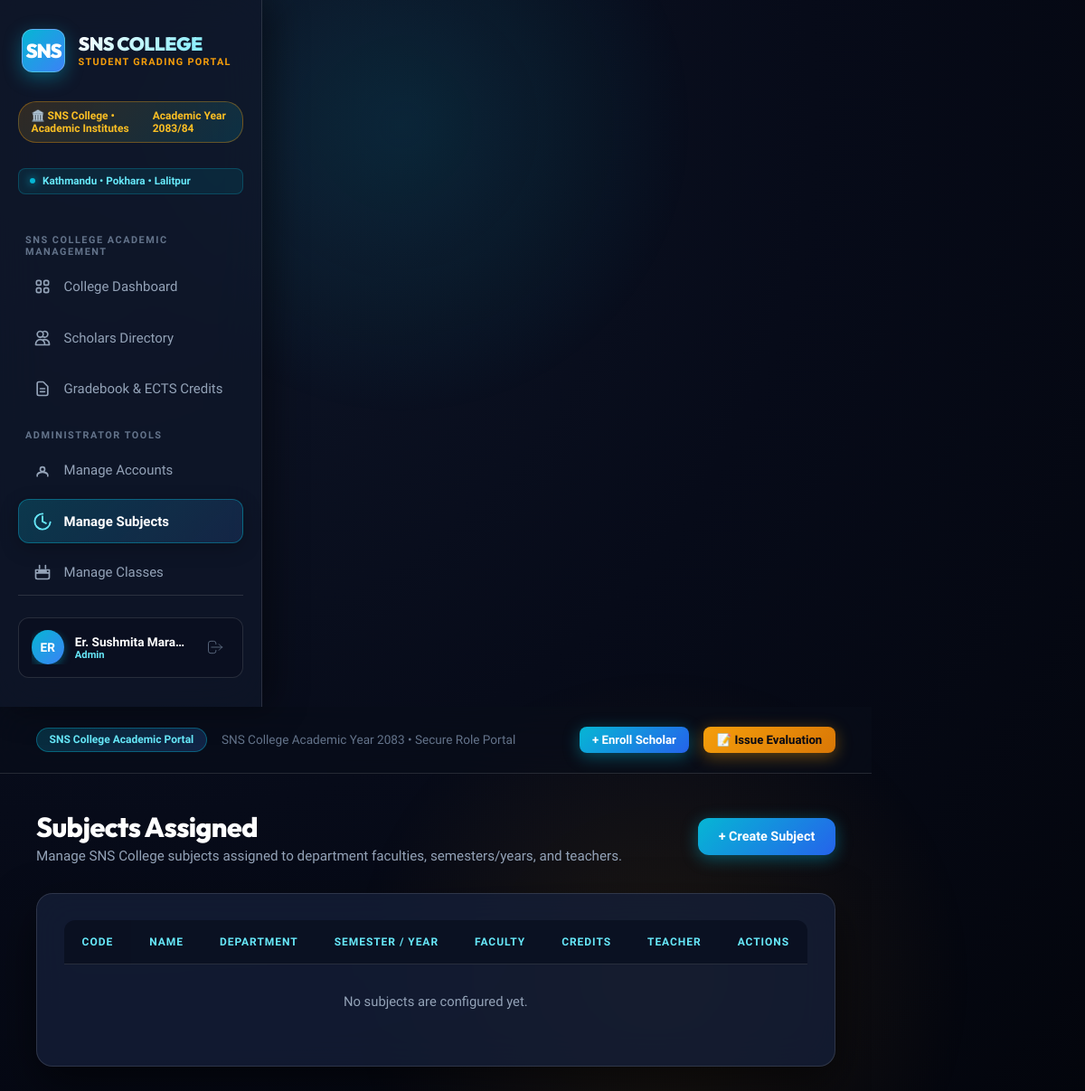
Before: /admin/manage-subjects (signed in) with the older database file.
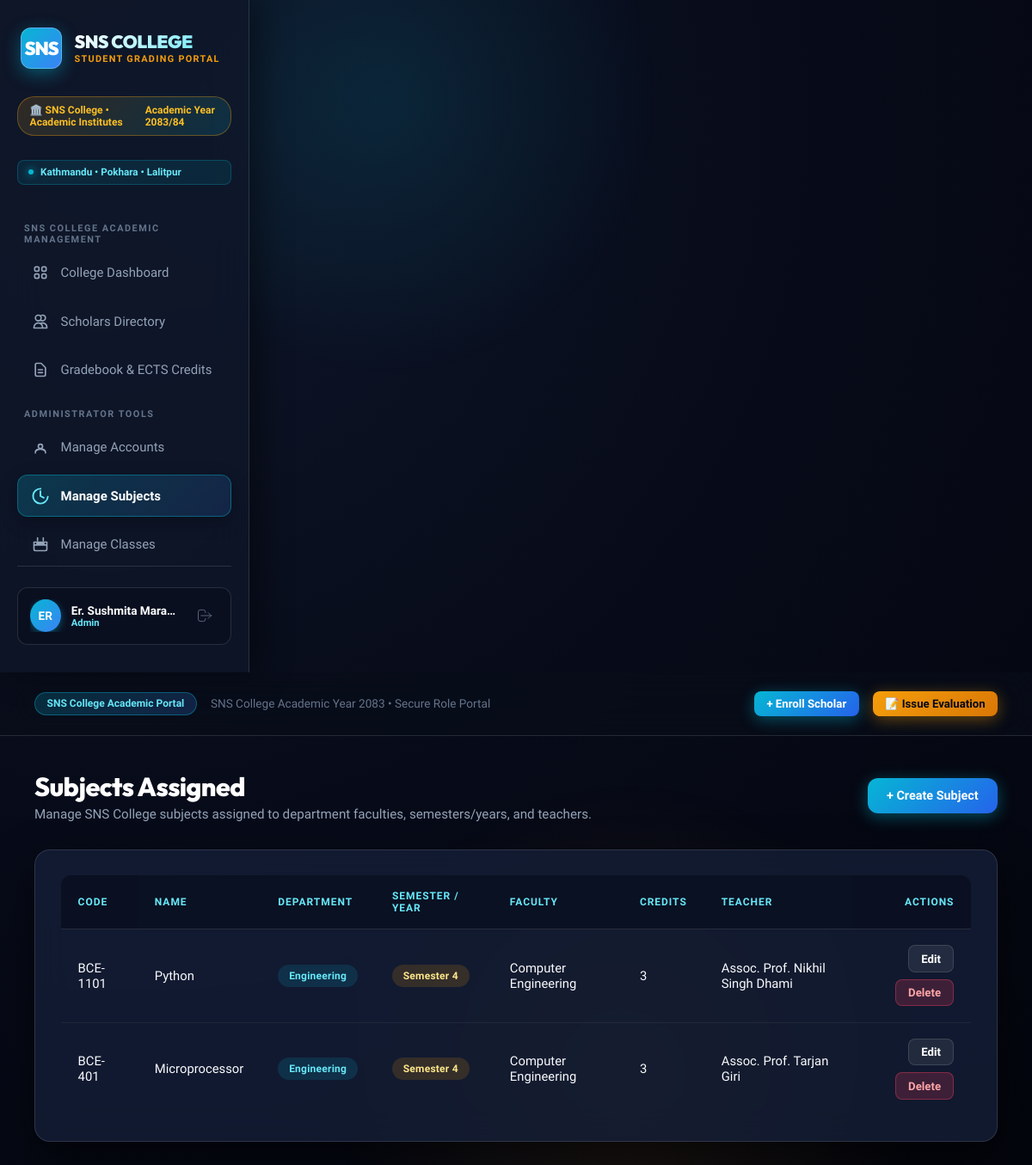
After: the same page with the newer database file.
### models.py (models this page shows, shortened)
class User(db.Model):
    __tablename__ = 'users'
    id = db.Column(db.Integer, primary_key=True)
    username = db.Column(db.String(50), unique=True, nullable=False)
    email = db.Column(db.String(100), unique=True, nullable=False)
    full_name = db.Column(db.String(100), nullable=False)
    password_hash = db.Column(db.String(255), nullable=False)
    role = db.Column(db.String(20), default='Teacher')  # 'Admin', 'Teacher', 'Student'
    department = db.Column(db.String(80), default='General')
    created_at = db.Column(db.DateTime, default=datetime.utcnow)

class Subject(db.Model):
    __tablename__ = 'subjects'
    id = db.Column(db.Integer, primary_key=True)
    code = db.Column(db.String(20), unique=True, nullable=False)
    name = db.Column(db.String(100), nullable=False)
    department = db.Column(db.String(80), default='Engineering')
    academic_period = db.Column(db.String(40), default='Semester 1')
    faculty = db.Column(db.String(80), default='General')
    level = db.Column(db.String(20), default='Bachelor')
    credits = db.Column(db.Integer, default=3)
    assigned_teacher_id = db.Column(db.Integer, db.ForeignKey('users.id'), nullable=True)
    grades = db.relationship('Grade', backref='subject', lazy=True)
    assigned_teacher = db.relationship('User', backref='assigned_subjects', foreign_keys=[assigned_teacher_id])

### app.py (the view)
@app.route('/admin/manage-subjects')
@login_required
def admin_manage_subjects():
    if g.user.role != 'Admin':
        flash('Only administrators can manage subjects.', 'warning')
        return redirect(url_for('dashboard'))
    subjects = Subject.query.order_by(Subject.code).all()
    teachers = User.query.filter_by(role='Teacher').order_by(User.full_name).all()
    return render_template('admin_manage_subjects.html', subjects=subjects, teachers=teachers)

### app.py (called while the page is built)
@app.before_request
def load_logged_in_user():
    user_id = session.get('user_id')
    if user_id is None:
        g.user = None
    else:
        g.user = User.query.get(user_id)

@app.context_processor
def inject_user():
    return dict(current_user=getattr(g, 'user', None), can_manage_grade=user_can_manage_grade, csrf_token=generate_csrf)

def login_required(f):
    @wraps(f)
    def decorated_function(*args, **kwargs):
        if g.user is None:
            flash('Please log in to access this page.', 'warning')
            return redirect(url_for('login', next=request.url))
        return f(*args, **kwargs)
    return decorated_function

### templates/admin_manage_subjects.html (shortened to what this page needs)
{% extends 'base.html' %}
{% block content %}
<div class="page-header">
    <div>
        <h1 class="page-title">Subjects Assigned</h1>
        <p class="page-subtitle">Manage SNS College subjects assigned to department faculties, semesters/years, and teachers.</p>
    </div>
    <div>
        <a href="{{ url_for('admin_create_subject') }}" class="btn btn-primary">+ Create Subject</a>
    </div>
</div>
<div class="card">
    <div class="table-responsive">
        <table class="data-table">
            <thead>
                <tr>
                    <th>Code</th>
                    <th>Name</th>
                    <th>Department</th>
                    <th>Semester / Year</th>
                    <th>Faculty</th>
                    <th>Credits</th>
                    <th>Teacher</th>
                    <th style="text-align: right;">Actions</th>
                </tr>
            </thead>
            <tbody>
                {% for subject in subjects %}
                <tr>
                    <td>{{ subject.code }}</td>
                    <td>{{ subject.name }}</td>
                    <td><span class="badge" style="background: rgba(6, 182, 212, 0.15); color: var(--accent-cyan-light);">{{ subject.department or 'Engineering' }}</span></td>
                    <td><span class="badge" style="background: rgba(245, 158, 11, 0.15); color: #fde68a;">{{ subject.academic_period or 'Semester 1' }}</span></td>
                    <td>{{ subject.faculty or 'General' }}</td>
                    <td>{{ subject.credits }}</td>
                    <td>{{ subject.assigned_teacher.full_name if subject.assigned_teacher else 'Not assigned' }}</td>
                    <td style="text-align: right;">
                        <div style="display: flex; justify-content: flex-end; gap: 0.5rem; flex-wrap: wrap;">
                            <a href="{{ url_for('admin_edit_subject', subject_id=subject.id) }}" class="btn btn-secondary btn-sm">Edit</a>
                            <form method="POST" action="{{ url_for('admin_delete_subject', subject_id=subject.id) }}" style="display: inline;" onsubmit="return confirm('Delete this subject?');">
                                <button type="submit" class="btn btn-danger btn-sm">Delete</button>
                            </form>
                        </div>
                    </td>
                </tr>
                {% else %}
                <tr>
                    <td colspan="8" style="text-align: center; color: var(--text-muted); padding: 2rem;">No subjects are configured yet.</td>
                </tr>
                {% endfor %}
            </tbody>
        </table>
    </div>
</div>
{% endblock %}

### templates/base.html (shortened to what this page needs)
<DOCTYPE html>
<html lang="en">
<head>
</head>
<body>
    {% if g.user %}
    <aside class="sidebar">
        <a href="{{ url_for('dashboard') }}" class="university-brand">
            <div class="crest-icon">SNS</div>
            <div class="brand-text">
                <span class="brand-name">SNS COLLEGE</span>
                <span class="brand-sub">Student Grading Portal</span>
            </div>
        </a>
        <div class="world-rank-badge">
            <span>🏛️ SNS College • Academic Institutes</span>
            <span>Academic Year 2083/84</span>
        </div>
        <div class="campus-pill">
            <span class="pulse-dot"></span>
            <span>Kathmandu • Pokhara • Lalitpur</span>
        </div>
        <div class="nav-section-title">SNS College Academic Management</div>
        <ul class="nav-links">
            <li>
                <a href="{{ url_for('dashboard') }}" class="nav-link {% if request.endpoint == 'dashboard' %}active{% endif %}">
                    <span>College Dashboard</span>
                </a>
            </li>
            <li>
                <a href="{{ url_for('students') }}" class="nav-link {% if request.endpoint in ['students', 'add_student', 'edit_student'] %}active{% endif %}">
                    <svg fill="none" viewBox="0 0 24 24" stroke="currentColor">
                        <path stroke-linecap="round" stroke-linejoin="round" d="M12 4.354a4 4 0 110 5.292M15 21H3v-1a6 6 0 0112 0v1zm0 0h6v-1a6 6 0 00-9-5.197M13 7a4 4 0 11-8 0 4 4 0 018 0z" />
                    </svg>
                    <span>Scholars Directory</span>
                </a>
            </li>
            <li>
                <a href="{{ url_for('grades') }}" class="nav-link {% if request.endpoint == 'grades' %}active{% endif %}">
                    <svg fill="none" viewBox="0 0 24 24" stroke="currentColor">
                        <path stroke-linecap="round" stroke-linejoin="round" d="M9 12h6m-6 4h6m2 5H7a2 2 0 01-2-2V5a2 2 0 012-2h5.586a1 1 0 01.707.293l5.414 5.414a1 1 0 01.293.707V19a2 2 0 01-2 2z" />
                    </svg>
                    <span>Gradebook & ECTS Credits</span>
                </a>
            </li>
        </ul>
        {% if g.user.role == 'Admin' %}
        <div class="nav-section-title">Administrator Tools</div>
        <ul class="nav-links">
            <li>
                <a href="{{ url_for('admin_manage_users') }}" class="nav-link {% if request.endpoint in ['admin_manage_users', 'admin_create_user', 'admin_edit_user'] %}active{% endif %}">
                    <svg fill="none" viewBox="0 0 24 24" stroke="currentColor">
                        <path stroke-linecap="round" stroke-linejoin="round" d="M5.121 17.804A9.953 9.953 0 0112 15c2.39 0 4.604.8 6.379 2.152M15 11a3 3 0 11-6 0 3 3 0 016 0zM19 20v-1a4 4 0 00-4-4H9a4 4 0 00-4 4v1" />
                    </svg>
                    <span>Manage Accounts</span>
                </a>
            </li>
            <li>
                <a href="{{ url_for('admin_manage_subjects') }}" class="nav-link {% if request.endpoint in ['admin_manage_subjects', 'admin_create_subject', 'admin_edit_subject'] %}active{% endif %}">
                    <svg fill="none" viewBox="0 0 24 24" stroke="currentColor">
                        <path stroke-linecap="round" stroke-linejoin="round" d="M12 6v6l4 2" />
                        <path stroke-linecap="round" stroke-linejoin="round" d="M21 12.79A9 9 0 1112.21 3" />
                    </svg>
                    <span>Manage Subjects</span>
                </a>
            </li>
            <li>
                <a href="{{ url_for('admin_manage_classes') }}" class="nav-link {% if request.endpoint in ['admin_manage_classes', 'admin_create_class', 'admin_edit_class'] %}active{% endif %}">
                    <svg fill="none" viewBox="0 0 24 24" stroke="currentColor">
                        <path stroke-linecap="round" stroke-linejoin="round" d="M8 7V3m8 4V3m-9 8h10M3 13h18M5 21h14a2 2 0 002-2V9H3v10a2 2 0 002 2z" />
                    </svg>
                    <span>Manage Classes</span>
                </a>
            </li>
        </ul>
        {% endif %}
        <div class="sidebar-footer">
            <div class="user-profile-card">
                <div style="display: flex; align-items: center; gap: 0.75rem; overflow: hidden;">
                    <div class="user-avatar">
                        {{ g.user.full_name[:2].upper() }}
                    </div>
                    <div class="user-info">
                        <span class="user-name">{{ g.user.full_name }}</span>
                        <span class="user-role-badge">{{ g.user.role }}</span>
                    </div>
                </div>
                <a href="{{ url_for('logout') }}" class="btn-logout-icon" title="Sign Out">
                    <svg width="20" height="20" fill="none" viewBox="0 0 24 24" stroke="currentColor">
                        <path stroke-linecap="round" stroke-linejoin="round" d="M17 16l4-4m0 0l-4-4m4 4H7m6 4v1a3 3 0 01-3 3H6a3 3 0 01-3-3V7a3 3 0 013-3h4a3 3 0 013 3v1" />
                    </svg>
                </a>
            </div>
        </div>
    </aside>
    {% endif %}
    <div class="main-wrapper">
        {% if g.user %}
        <header class="topbar">
            <div class="topbar-title-section">
                <span class="portal-tag">SNS College Academic Portal</span>
                <span style="color: var(--text-dim); font-size: 0.85rem;">SNS College Academic Year 2083 • Secure Role Portal</span>
            </div>
            <div class="topbar-actions">
                {% if g.user.role != 'Student' %}
                    <a href="{{ url_for('add_student') }}" class="btn btn-primary btn-sm">+ Enroll Scholar</a>
                    <a href="{{ url_for('grades') }}" class="btn btn-gold btn-sm">📝 Issue Evaluation</a>
                {% endif %}
            </div>
        </header>
        {% endif %}
        <main class="content-body">
            {% block content %}{% endblock %}
        </main>
    </div>
</body>
</html>

Changed rows visible on the page:
added Subject: code "BCE-1101", name "Python", department "Engineering", academic_period "Semester 4", faculty "Computer Engineering", credits "3", assigned_teacher "Assoc. Prof. Nikhil Singh Dhami"
added Subject: code "BCE-401", name "Microprocessor", department "Engineering", academic_period "Semester 4", faculty "Computer Engineering", credits "3", assigned_teacher "Assoc. Prof. Tarjan Giri"
Other visible differences:
text no longer shown: "No subjects are configured yet."
